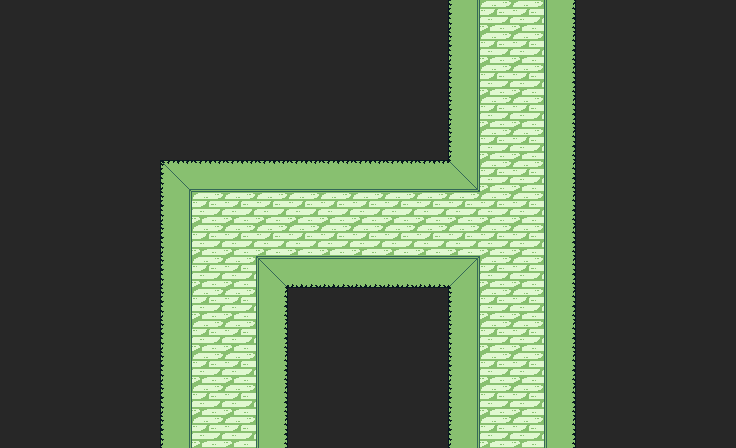

The image is a tile-based game level rendered from a .tmx file. Its description and complete source (layers, tilesets, objects, tile grids) follow:
An orthogonal 23x14 tile map with 32x32 px tiles, 1 tile layer (Vrstva dlaždic 1).

<map version="1.8" tiledversion="1.8.4" orientation="orthogonal" renderorder="right-down" width="23" height="14" tilewidth="32" tileheight="32" infinite="0" nextlayerid="2" nextobjectid="1">
 <tileset firstgid="1" source="../Zdi.tsx" />
 <layer id="1" name="Vrstva dlaždic 1" width="23" height="14">
  <data encoding="csv">
18,18,18,18,18,18,18,18,18,18,18,18,18,18,15,5,5,9,18,18,18,18,18,
18,18,18,18,18,18,18,18,18,18,18,18,18,18,15,5,5,9,18,18,18,18,18,
18,18,18,18,18,18,18,18,18,18,18,18,18,18,15,5,5,9,18,18,18,18,18,
18,18,18,18,18,18,18,18,18,18,18,18,18,18,15,5,5,9,18,18,18,18,18,
18,18,18,18,18,18,18,18,18,18,18,18,18,18,15,5,5,9,18,18,18,18,18,
18,18,18,18,18,16,6,6,6,6,6,6,6,6,17,5,5,9,18,18,18,18,18,
18,18,18,18,18,15,5,5,5,5,5,5,5,5,5,5,5,9,18,18,18,18,18,
18,18,18,18,18,15,5,5,5,5,5,5,5,5,5,5,5,9,18,18,18,18,18,
18,18,18,18,18,15,5,5,11,12,12,12,12,12,14,5,5,9,18,18,18,18,18,
18,18,18,18,18,15,5,5,9,18,18,18,18,18,15,5,5,9,18,18,18,18,18,
18,18,18,18,18,15,5,5,9,18,18,18,18,18,15,5,5,9,18,18,18,18,18,
18,18,18,18,18,15,5,5,9,18,18,18,18,18,15,5,5,9,18,18,18,18,18,
18,18,18,18,18,15,5,5,9,18,18,18,18,18,15,5,5,9,18,18,18,18,18,
18,18,18,18,18,15,5,5,9,18,18,18,18,18,15,5,5,9,18,18,18,18,18
</data>
 </layer>
</map>
